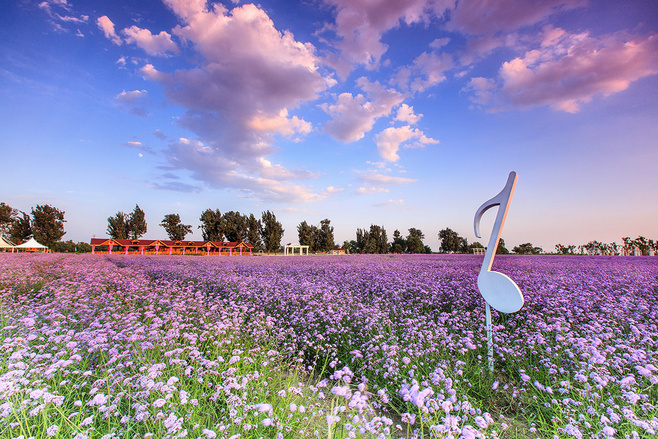
#> input picture image/1_HelloOpenCV.jpg, 658 x 439 px
$ jupyter execute --allow-errors HelloOpenCV.ipynb   (shell and % lines are left out)   (older library calls are emulated)   (text cells are left out)
#> lines starting #> are read from the running program, lines starting #| are printed output that depends on the picture; after the words box and inside, x2 and y2 are one past the last pixel; in counts of white or black regions, pixels touching at a corner belong together; pictures that were not available may be replaced by others from this repository, and a replacement may not be noted
[cell 1]
# 依赖环境 - python 3.8
import argparse
import copy
import numpy as np

import matplotlib.pyplot as plt
# 在独立窗口显示动态图（可能的报错原因是未安装依赖包：pip install PyQt5）
"""
# 在网页内显示静态图
# 在独立窗口显示动态图
"""

import cv2
# 当前使用的 OpenCV 版本为 4.5.1
print("当前使用的 OpenCV 版本为", cv2.__version__)

[cell 2]
# 图像显示
img = cv2.imread("./image/1_HelloOpenCV.jpg")   # 载入图像，第二个参数含义：0 灰度图，1 彩色图，2 任意深度图，默认为 1
#> img is the input picture: shape (439, 658, 3); mean B, G, R 167.8, 138.3, 146
cv2.imshow("Showing the image", img)  # 显示图像
cv2.waitKey(0)  # 等待任意按键按下
cv2.destroyAllWindows()

[cell 3]
# 图像腐蚀
img = cv2.imread("./image/3_ImageErode.jpg")
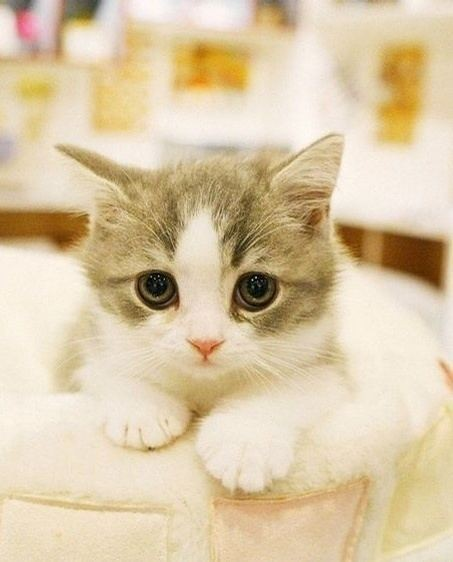
#> input picture image/3_ImageErode.jpg, 453 x 562 px
#> img is the input picture: shape (562, 453, 3); mean B, G, R 166.6, 199.8, 218.6
element = cv2.getStructuringElement(cv2.MORPH_RECT, (15, 15))
dst = cv2.erode(img, element)
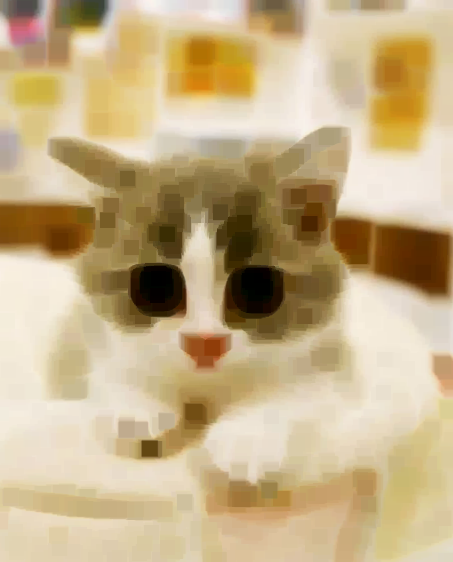
#> dst: shape (562, 453, 3); mean B, G, R 135.2, 175.1, 196.6
result = np.hstack([img, dst])
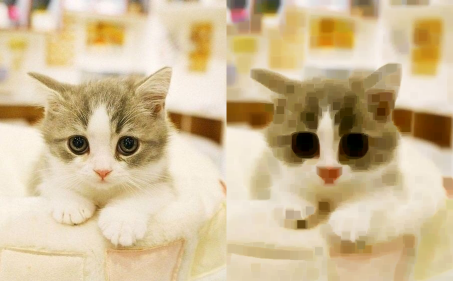
#> result: shape (562, 906, 3) (shown at 1/2 size); mean B, G, R 150.9, 187.5, 207.6
cv2.imshow("Eroding the image", result)
cv2.waitKey()
cv2.destroyAllWindows()

[cell 4]
# 图像模糊
img = cv2.imread("./image/4_BlurImage.jpg")
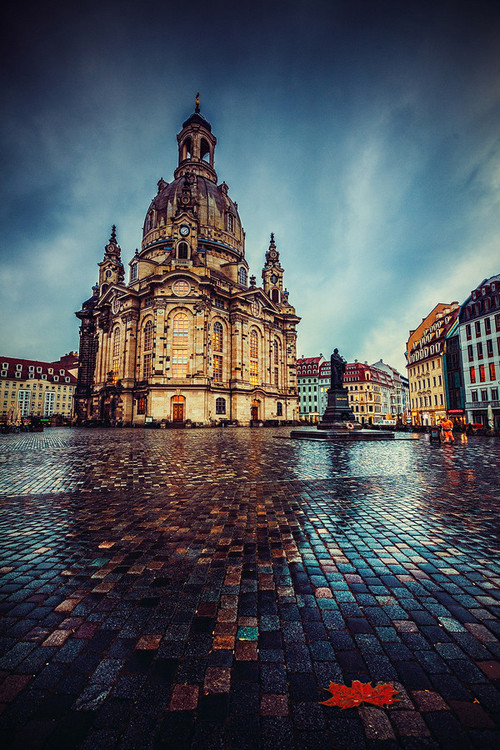
#> input picture image/4_BlurImage.jpg, 500 x 750 px
#> img is the input picture: shape (750, 500, 3); mean B, G, R 87.9, 81.4, 76.8
dst = cv2.blur(img, (7, 7))
#> dst: shape (750, 500, 3)
result = np.hstack([img, dst])
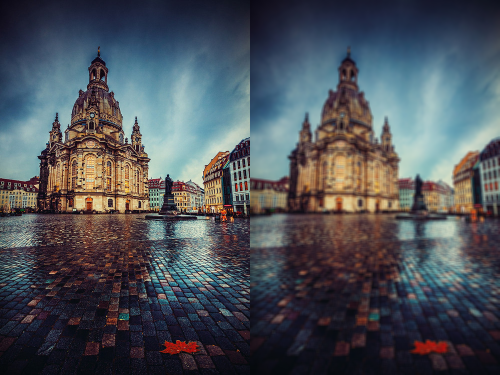
#> result: shape (750, 1000, 3) (shown at 1/2 size); mean B, G, R 87.9, 81.4, 76.8
cv2.imshow("Blurring the image", result)
cv2.waitKey()
cv2.destroyAllWindows()

[cell 5]
# canny 边缘检测
img = cv2.imread("./image/5_Canny.jpg")
cv2.imshow("Original image: ", img)
#> (the rest of this cell did not finish here and is left out)

[cell 6]
# 读取并播放视频
capture = cv2.VideoCapture("./video/6_PlayVideo.avi")
while capture.isOpened():
    ret, frame = capture.read()
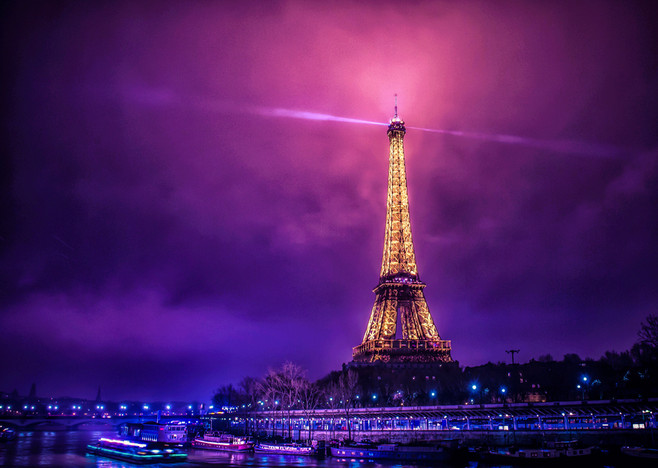
#> input picture image/21-23_AccessPixel.jpg, 658 x 468 px, given in place of 6_PlayVideo.avi, which was not available
#> frame is the input picture: shape (468, 658, 3); mean B, G, R 102.2, 29.9, 78.9
    if not ret: # 正确读取帧时 ret 为真
        print("Cannot receive frame (stream end?). Exiting ...")
        break
    cv2.imshow("frame", frame)
    if cv2.waitKey(30) == ord('q'): # 延时 30ms
#> (key q is pressed here)
        break   # 若按下 q 则退出视频播放
capture.release()
cv2.destroyAllWindows()

[cell 7]
# 调用摄像头采集图像
capture = cv2.VideoCapture(0)
while capture.isOpened():
    ret, frame = capture.read()
    if not ret:
        print("Cannot receive frame (stream end?). Exiting ...")
        break
    frame_gray = cv2.cvtColor(frame, cv2.COLOR_BGR2GRAY)
    frame_blur = cv2.blur(frame_gray, (7, 7))
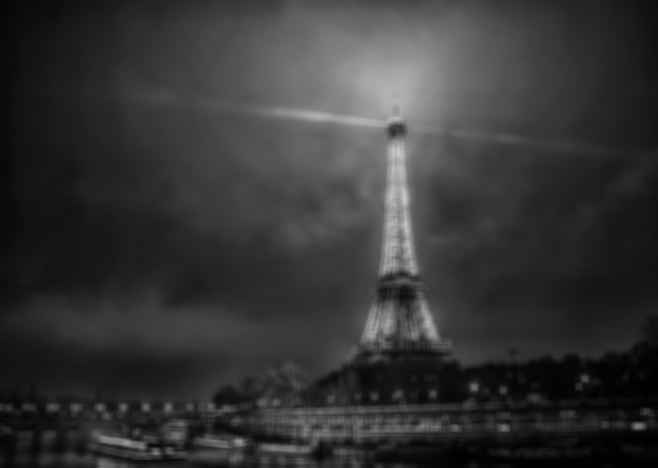
#> frame_blur: shape (468, 658); min 0, max 203, mean 52.8
    frame_edge = cv2.Canny(frame_blur, 3, 9, 3)
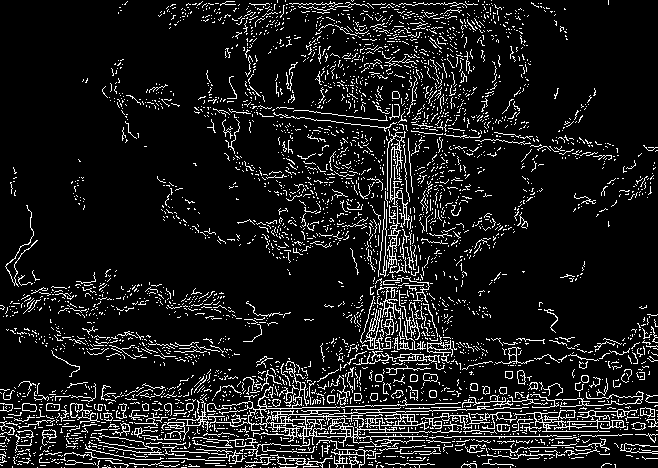
#> frame_edge: shape (468, 658); 10.3% white in thin lines or dots
    cv2.imshow("frame", frame_edge)
    if cv2.waitKey(30) == ord('q'):
#> (key q is pressed here)
        break
capture.release()
cv2.destroyAllWindows()

[cell 8]
# 创建滑动条
alpha_slider_max = 100  # Alpha 值的最大值
alpha_slider_init = 70  # 设置滑动条初值
title_window = 'Linear Blend'


# def on_trackbar(val):
def on_trackbar(_):
    val = cv2.getTrackbarPos(trackbar_name, title_window)   # 获取当前轨迹条的位置
    alpha = float(val / alpha_slider_max)  # 求出当前 alpha 值相对于最大值的比例
    beta = (1.0 - alpha)    # 则 bate 值为 1 减去 alpha 值
    dst = cv2.addWeighted(src1, alpha, src2, beta, 0.0) # 根据 alpha 和 beta 值进行线性混合
    cv2.imshow(title_window, dst)


parser = argparse.ArgumentParser(
    description='Code for Adding a Trackbar to our applications tutorial.')
parser.add_argument(
    '--input1', help='Path to the first input image.', default="./image/17_1.jpg")
parser.add_argument(
    '--input2', help='Path to the second input image.', default="./image/17_2.jpg")
args = parser.parse_args(args=[])
src1 = cv2.imread(cv2.samples.findFile(args.input1))
src2 = cv2.imread(cv2.samples.findFile(args.input2))
if src1 is None:
    print('Could not open or find the image: ', args.input1)
    exit(0)
if src2 is None:
    print('Could not open or find the image: ', args.input2)
    exit(0)

cv2.namedWindow(title_window)   # 创建窗体
trackbar_name = 'Alpha %d' % alpha_slider_max   # 在创建的窗体中创建一个滑动条控件
cv2.createTrackbar(trackbar_name, title_window, alpha_slider_init, alpha_slider_max, on_trackbar)

# Show some stuff
#> (the rest of this cell did not finish here and is left out)

[cell 9]
# -*- coding: utf-8 -*-
"""
版权声明：本文为博主原创文章，遵循 CC 4.0 BY-SA 版权协议，转载请附上原文出处链接和本声明。
本文链接：https://blog.csdn.net/bby1987/article/details/107302398
"""
WIN_NAME = 'draw_rect'


class Rect(object):
    def __init__(self):
        self.tl = (0, 0)    # top-left point
        self.br = (0, 0)    # bottom-right point

    # [6 lines left out: function regularize, not called in this run]


class DrawRects(object):
    def __init__(self, image, color, thickness=1):
        self.original_image = image
        self.image_for_show = image.copy()
        self.color = color
        self.thickness = thickness
        self.rects = []
        self.current_rect = Rect()
        self.left_button_down = False

    # [13 lines left out: functions __clip, shrink_point, not called in this run]

    def append(self):
        # add a rect to rects list
        self.rects.append(copy.deepcopy(self.current_rect))

    # [6 lines left out: function pop, not called in this run]

    def reset_image(self):
        # reset image_for_show using original image
        self.image_for_show = self.original_image.copy()

    # [38 lines left out: functions draw, draw_current_rect, onmouse_draw_rect, not called in this run]


if __name__ == '__main__':
    image = np.zeros((600, 800, 3), np.uint8)   # background
    draw_rects = DrawRects(image, (0, 255, 0), 2)
    cv2.namedWindow(WIN_NAME)
    cv2.setMouseCallback(WIN_NAME, onmouse_draw_rect, draw_rects)
    while True:
        cv2.imshow(WIN_NAME, draw_rects.image_for_show)
        key = cv2.waitKey(30)
#> (key q is pressed here)
        if key == 27:  # ESC
            break
    cv2.destroyAllWindows()

[cell 10]
# 基本图形的绘制
W = 400


def my_ellipse(img, angle):
#> called with angle = 90
    thickness = 2
    line_type = 8
    cv2.ellipse(img,
               (W // 2, W // 2),    # 椭圆中心点
               (W // 4, W // 16),   # 大小位于该矩形框内
               angle,               # 椭圆旋转角度
               0,                   # 扩展的弧度的变化范围
               360,
               (255, 0, 0),         # 图形颜色
               thickness,           # 线宽
               line_type)           # 线型 - 联通
#> img: shape (400, 400, 3)


def my_filled_circle(img, center):
#> called with center = (200, 200)
    thickness = -1
    line_type = 8
    cv2.circle(img,
              center,
              W // 32,  # 圆的半径
              (0, 0, 255),
              thickness,
              line_type)

# 绘制凹多边形
def my_polygon(img):
    line_type = 8
    # Create some points
    ppt = np.array([[W / 4, 7 * W / 8], [3 * W / 4, 7 * W / 8],
                    [3 * W / 4, 13 * W / 16], [11 * W / 16, 13 * W / 16],
                    [19 * W / 32, 3 * W / 8], [3 * W / 4, 3 * W / 8],
                    [3 * W / 4, W / 8], [26 * W / 40, W / 8],
                    [26 * W / 40, W / 4], [22 * W / 40, W / 4],
                    [22 * W / 40, W / 8], [18 * W / 40, W / 8],
                    [18 * W / 40, W / 4], [14 * W / 40, W / 4],
                    [14 * W / 40, W / 8], [W / 4, W / 8],
                    [W / 4, 3 * W / 8], [13 * W / 32, 3 * W / 8],
                    [5 * W / 16, 13 * W / 16], [W / 4, 13 * W / 16]], np.int32)
    ppt = ppt.reshape((-1, 1, 2))   # 一行两列，每行对应一个顶点；第三个维度由矩阵确定
    cv2.fillPoly(img, [ppt], (255, 255, 255), line_type)
#> img: shape (400, 400, 3); 25.9% white; 1 white region, box (x1, y1, x2, y2) and area: (100, 50, 301, 351) 41376
    # Only drawind the lines would be:
    # cv2.polylines(img, [ppt], True, (255, 0, 255), line_type)   # 第三个参数确定多边形是否闭合


def my_line(img, start, end):
    thickness = 2
    line_type = 8
    cv2.line(img,
            start,
            end,
            (0, 0, 0),
            thickness,
            line_type)


atom_window = "Drawing 1: Atom"
rook_window = "Drawing 2: Rook"
# Create black empty images
size = W, W, 3
atom_image = np.zeros(size, dtype=np.uint8)
rook_image = np.zeros(size, dtype=np.uint8)
# 1.a. Creating ellipses
my_ellipse(atom_image, 90)
my_ellipse(atom_image, 0)
my_ellipse(atom_image, 45)
my_ellipse(atom_image, -45)
# 1.b. Creating circles
my_filled_circle(atom_image, (W // 2, W // 2))
# 2. Draw a rook
# ------------------
# 2.a. Create a convex polygon
my_polygon(rook_image)
cv2.rectangle(rook_image,
             (0, 7 * W // 8),   # 矩形左上角顶点
             (W, W),            # 矩形右下角顶点，注意原点在窗口的左上角，(x,y) 对应矩阵的列和行
             (0, 255, 255),
             -1,
             8)
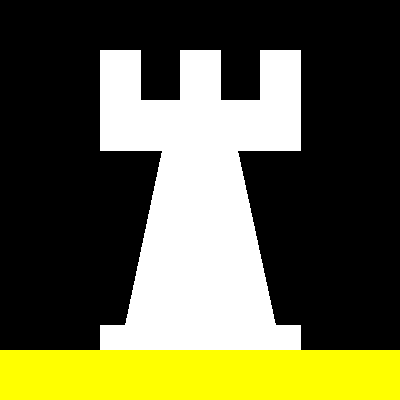
#> rook_image: shape (400, 400, 3); mean of channels 0, 1, 2 65.6, 97.5, 97.5; drawn as B, G, R
#  2.c. Create a few lines
my_line(rook_image, (0, 15 * W // 16), (W, 15 * W // 16))
my_line(rook_image, (W // 4, 7 * W // 8), (W // 4, W))
my_line(rook_image, (W // 2, 7 * W // 8), (W // 2, W))
my_line(rook_image, (3 * W // 4, 7 * W // 8), (3 * W // 4, W))
#> call 4 of my_line, with start = (300, 350), end = (300, 400)
#> in my_line (call 4), `cv2.line(img, start, end, (0, 0, 0), thickness, line_type)`:
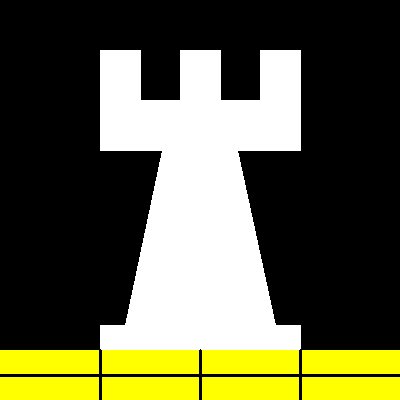
#> img: shape (400, 400, 3); mean of channels 0, 1, 2 65.6, 94.9, 94.9; drawn as B, G, R
cv2.imshow(atom_window, atom_image)
cv2.moveWindow(atom_window, 0, 200)
cv2.imshow(rook_window, rook_image)
cv2.moveWindow(rook_window, W, 200)
cv2.waitKey(0)
cv2.destroyAllWindows()

[cell 11]
# 计时函数
freq = cv2.getTickFrequency()  # 返回 CPU 一秒钟所走的时钟周期数
print("%d times" % freq)

time = cv2.getTickCount()   # 返回 CPU 自某个事件以来走过的时钟周期数
# ...procedure...
time = (cv2.getTickCount() - time) / cv2.getTickFrequency() # 程序运行时间
print("%f s" % time)

[cell 12]
# 初级图像混合 -> ROI(Region of Interest) + addWeighted
img = cv2.imread("./image/26_dota_jugg.jpg")
logo = cv2.imread("./image/26_dota_logo.jpg")
#> (the rest of this cell did not finish here and is left out)

[cell 13]
# 颜色通道分离 split & 多通道图像混合 merge
img = cv2.imread("./image/26_dota_jugg.jpg")
#> (the rest of this cell did not finish here and is left out)

[cell 14]
# 图像对比度和亮度值调整
def on_contrast_and_bright(_):
    contrast = cv2.getTrackbarPos("Contrast", "result")
    bright = cv2.getTrackbarPos("Bright", "result")

    mat_contrast = np.ones(img.shape, dtype=img.dtype) * contrast * 0.01
    mat_bright = np.ones(img.shape, dtype=img.dtype) * bright
    """
    cv2.add/multiply 与 saturate_cast 模板函数类似，用于溢出保护
    cv2.add/multiply 中两个矩阵的尺寸应相同，且数据类型不一致时，需要声明返回图像的数据类型
    cv2 的 dtype 与 numpy 不同，必须使用标识符（或对应的整数）
    """
    dst = cv2.add(
        cv2.multiply(mat_contrast, img, dtype=cv2.CV_8UC3),
        mat_bright)

    result = np.hstack([img, dst])
    cv2.imshow("result", result)

img = cv2.imread("./image/27_ChangeContrastAndBright.jpg")
contrast_init = 80
bright_init = 80

cv2.namedWindow("result")
cv2.createTrackbar("Contrast", "result", contrast_init,
                   300, on_contrast_and_bright)
cv2.createTrackbar("Bright", "result", bright_init,
                   200, on_contrast_and_bright)

#> (the rest of this cell did not finish here and is left out)

[cell 15]
# 离散傅里叶变换 & 逆变换
img = cv2.imread('./image/28_DFT.jpg', 0)   # DFT 要求单通道或双通道图像

# Performance Optimization of DFT
#> (the rest of this cell did not finish here and is left out)

[cell 16]
# 图像处理
img = cv2.imread("./image/34_LinearImageFilter.jpg")
img_bf = cv2.imread("./image/36_BilateralFilter.png")


def on_box_filter(_):
    size_box_filter = cv2.getTrackbarPos("Box Filter", "Box Filter Result")

    # 方框滤波
    filter = cv2.boxFilter(img, ddepth=2, ksize=(size_box_filter+1, size_box_filter+1), anchor=(-1, -1), normalize=False) # ddepth 指定输出图像的深度，-1 代表原图深度；anchor 默认值为 (-1, -1)，即核的中心

    result = np.hstack([img, filter])
    cv2.imshow("Box Filter Result", result)


# [47 lines left out: functions on_mean_blur, on_gaussian_blur, on_median_blur, on_bilateral_filter, not called in this run]


# === 线性滤波 ===
# 方框滤波
cv2.namedWindow("Box Filter Result")
cv2.createTrackbar("Box Filter", "Box Filter Result", 6, 50, on_box_filter)
#> (the rest of this cell did not finish here and is left out)

[cell 17]
# === 形态学滤波 === 形态学操作就是基于形状的一系列图像处理操作
# img = cv2.imread("./image/3_ImageErode.jpg")
img = cv2.imread("./image/48_Morphology.jpg")


def Open(img, element, iter):
    return cv2.dilate(cv2.erode(img, kernel=element, iterations=iter), kernel=element, iterations=iter)


def Close(img, element, iter):
    return cv2.erode(cv2.dilate(img, kernel=element, iterations=iter), kernel=element, iterations=iter)


def on_morphology(_):
    func = cv2.getTrackbarPos("Function", "Morphology Result")
    size = cv2.getTrackbarPos("Element Size", "Morphology Result")
    iter = cv2.getTrackbarPos("Iteration", "Morphology Result")
    shape = cv2.getTrackbarPos("Shape", "Morphology Result")

    """
    返回值为指定形状和尺寸的结构元素（内核矩阵）
    可选形状为矩形 MORPH_RECT 、交叉形 MORPH_CROSS 、椭圆形 MORPH_ELLIPSE
    交叉形的 element 形状唯一依赖于锚点的位置，而其他情况下，锚点只影响形态学运算结果的偏移
    """
    if shape == 0:
        element = cv2.getStructuringElement(
            shape=cv2.MORPH_RECT, ksize=(size+1, size+1), anchor=(-1, -1))
    elif shape == 1:
        element = cv2.getStructuringElement(
            shape=cv2.MORPH_CROSS, ksize=(size+1, size+1), anchor=(size, size))
    else:
        element = cv2.getStructuringElement(
            shape=cv2.MORPH_ELLIPSE, ksize=(size+1, size+1), anchor=(-1, -1))

    # 进行腐蚀或膨胀操作
    if func == 0:
        # 图像腐蚀 - 求局部最小值
        dst = cv2.erode(img, element, iterations=iter) # iteration 表示迭代使用函数的次数，其值越高，模糊程度(腐蚀程度)就越高 呈正相关关系且只能是整数，默认值为 1
    elif func == 1:
        # 图像膨胀 - 求局部最大值
        dst = cv2.dilate(img, element, iterations=iter)
    elif func == 2:
        # 开运算 - 先腐蚀后膨胀
        """
        可以用来消除小物体，在纤细点处分离物体
        并且在平滑较大物体的边界的同时不明显改变其面积
        其结果是放大了裂缝或者局部低亮度区域
        """
        # dst = Open(img, element, iter)
        dst = cv2.morphologyEx(img, cv2.MORPH_OPEN, element, iterations=iter)
    elif func == 3:
        # 闭运算 - 先膨胀后腐蚀 - 能够排除小型黑洞
        # dst = Close(img, element, iter)
        dst = cv2.morphologyEx(img, cv2.MORPH_CLOSE, element, iterations=iter)
    elif func == 4:
        # 形态学梯度 - 膨胀图与腐蚀图之差 - 可以 突出/保留 物体的边缘轮廓
        # dst = cv2.dilate(img, element, iterations=iter) - cv2.erode(img, element, iterations=iter)
        dst = cv2.morphologyEx(img, cv2.MORPH_GRADIENT, element, iterations=iter)
    elif func == 5:
        # 顶帽(Top Hat)运算 - 原图像与开运算之差
        """
        用来分离比临近点亮一些的斑块，突出比原图轮廓周围更明亮的区域
        在一幅图像具有大幅的背景，而微小物品比较有规律的情况下，可以使用顶帽运算进行背景提取
        """
        # dst = img - Open(img, element, iter)
        dst = cv2.morphologyEx(img, cv2.MORPH_TOPHAT, element, iterations=iter)
    elif func == 6:
        # 黑帽(Black Hat)运算 - 闭运算与原图像之差 - 用来分离比临近点暗一些的斑块，突出比原图轮廓周围更暗的区域
        # dst = Close(img, element, iter) - img
        dst = cv2.morphologyEx(img, cv2.MORPH_BLACKHAT, element, iterations=iter)

    result = np.hstack([img, dst])  # 水平排列(按列排列)的堆栈数组，注意保持维度(图像通道数)一致
    cv2.imshow("Morphology Result", result)


cv2.namedWindow("Morphology Result")
cv2.createTrackbar("Function", "Morphology Result", 0, 6, on_morphology)
cv2.createTrackbar("Element Size", "Morphology Result", 1, 50, on_morphology)
cv2.createTrackbar("Iteration", "Morphology Result", 1, 50, on_morphology)
cv2.createTrackbar("Shape", "Morphology Result", 0, 2, on_morphology)
#> (the rest of this cell did not finish here and is left out)

[cell 18]
# 漫水填充 - PS 魔术棒功能
img = cv2.imread("./image/50_floodFill2.jpg")
#> (the rest of this cell did not finish here and is left out)

[cell 19]
# === 图片尺寸缩放 resize() ===
"""
interpolation 用于指定插值方式，可选的有：
- INTER_NEAREST     最近邻插值
- INTER_LINEAR      线性插值（默认值）- 推荐用于放大图像，速度较快
- INTER_AREA        区域插值 - 利用像素区域关系的重采样插值 - 推荐用于缩小图像
- INTER_CUBIC       三次样条插值 - 超过 4X4 像素邻域内的双三次插值 - 可用于放大图像，但速度较慢
- INTER_LANCZOS4    Lanczos 插值 - 超过 8X8 像素邻域的 Lanczos 插值
"""
img = cv2.imread("./image/54_PyrAndResize.jpg")
#> (the rest of this cell did not finish here and is left out)

[cell 20]
# resize() 对比不同插值方式
img = cv2.imread("./image/54_PyrAndResize.jpg")

modes = [cv2.INTER_LINEAR, cv2.INTER_CUBIC]
names = ["linear", "cubic"]
times = 5   # 连续缩放次数

#> (the rest of this cell did not finish here and is left out)

[cell 21]
# 基本阈值操作
## 固定阈值操作 Threshold() - 像素级分割
"""
THRESH_BINARY       二进制阈值 - 二值阈值化
THRESH_BINARY_INV   反二进制阈值 - 反向二值阈值化并反转
THRESH_TRUNC        截断阈值 - 截断阈值化
THRESH_TOZERO       反阈值化为 0 - 超过阈值被置为 0
THRESH_TOZERO_INV   阈值化为 0 - 低于阈值被置为 0
"""
## 自适应阈值操作 adaptiveThreshold() - patch级阈值化

img = cv2.imread("./image/55_threshold.jpg")
modes = [cv2.THRESH_BINARY, cv2.THRESH_BINARY_INV,
         cv2.THRESH_TRUNC, cv2.THRESH_TOZERO, cv2.THRESH_TOZERO_INV]


def on_threshold(_):
#> called with _ = 0
    index = cv2.getTrackbarPos("Mode", "Result")
    thresh = cv2.getTrackbarPos("Threshold", "Result")

    # 返回 double 类型的阈值和处理后的图像
    thre, dst = cv2.threshold(img, thresh, maxval=255, type=modes[index])
#> thre = 0
    cv2.imshow("Result", dst)


cv2.namedWindow("Result", cv2.WINDOW_NORMAL)
cv2.createTrackbar("Mode", "Result", 0, len(modes)-1, on_threshold)
cv2.createTrackbar("Threshold", "Result", 0, 255, on_threshold)
on_threshold(0)

cv2.waitKey()
cv2.destroyAllWindows()
